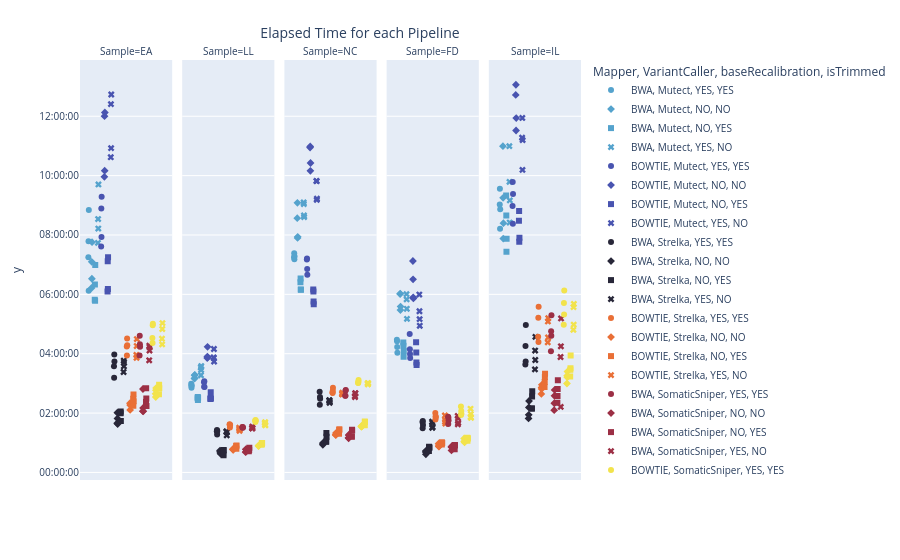

The code cell stored with this chart in its notebook:
### Code cell
fig = px.scatter(
    df_timeTable,
    x="TestCase",
    y=pd.to_datetime(df_timeTable['ElapsedTime'], format='%H:%M:%S'),
    color = "Mapper, VariantCaller",
    symbol = "baseRecalibration, isTrimmed",
    facet_col= 'Sample',
    hover_data=['Mapper',"VariantCaller","baseRecalibration","isTrimmed","Duplicates"],
    color_discrete_sequence=['#55a3cd', '#4954b0', '#282739', '#e96f36', '#9c2f45', '#F2E34C'],
).update_layout(
    title={
        'y':0.95,
        'x':0.4,
        'xanchor': 'center',
        'yanchor': 'top'},
    yaxis_tickformat="%H:%M:%S",
    showlegend=True,
    title_text="Elapsed Time for each Pipeline",
    font=dict(
        size=10
    )
)
fig.update_traces(marker = dict(size=6))
fig.update_xaxes(title='Elapsed Time', visible=False, showticklabels=False)
pio.write_image(fig, 'Elapsed Time.pdf',scale=6, width=985, height=620)
fig.show()
